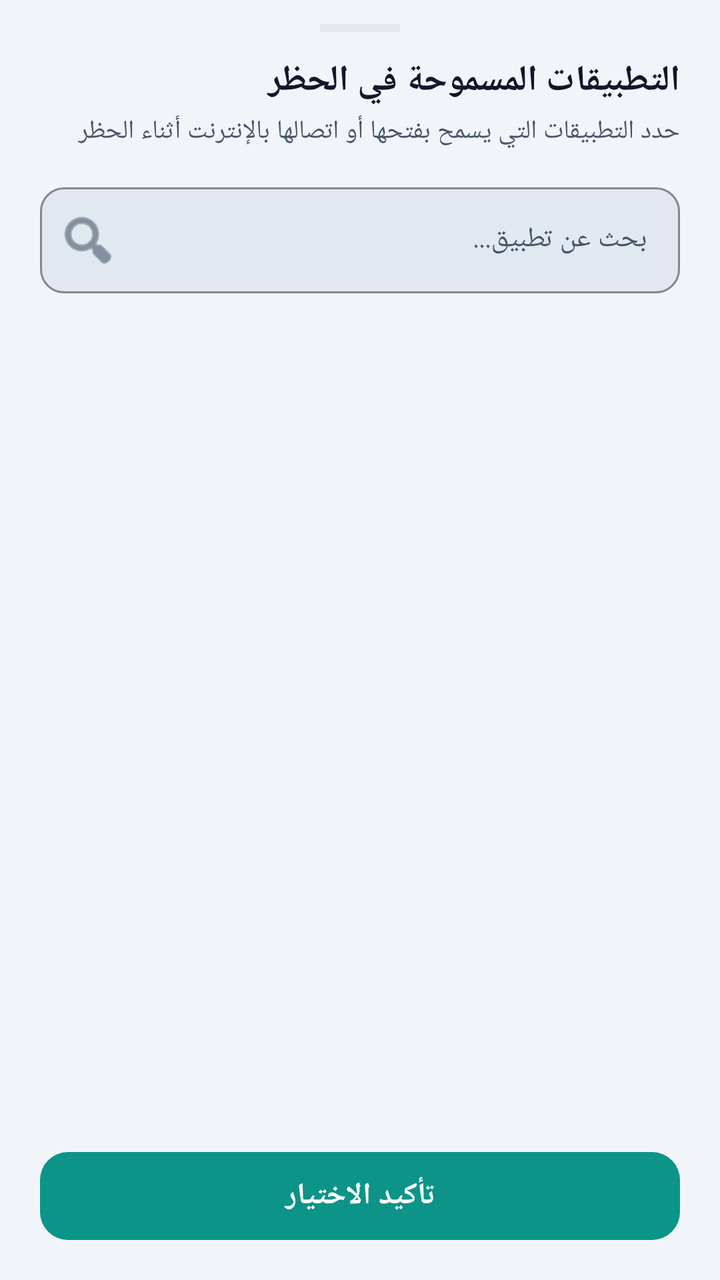
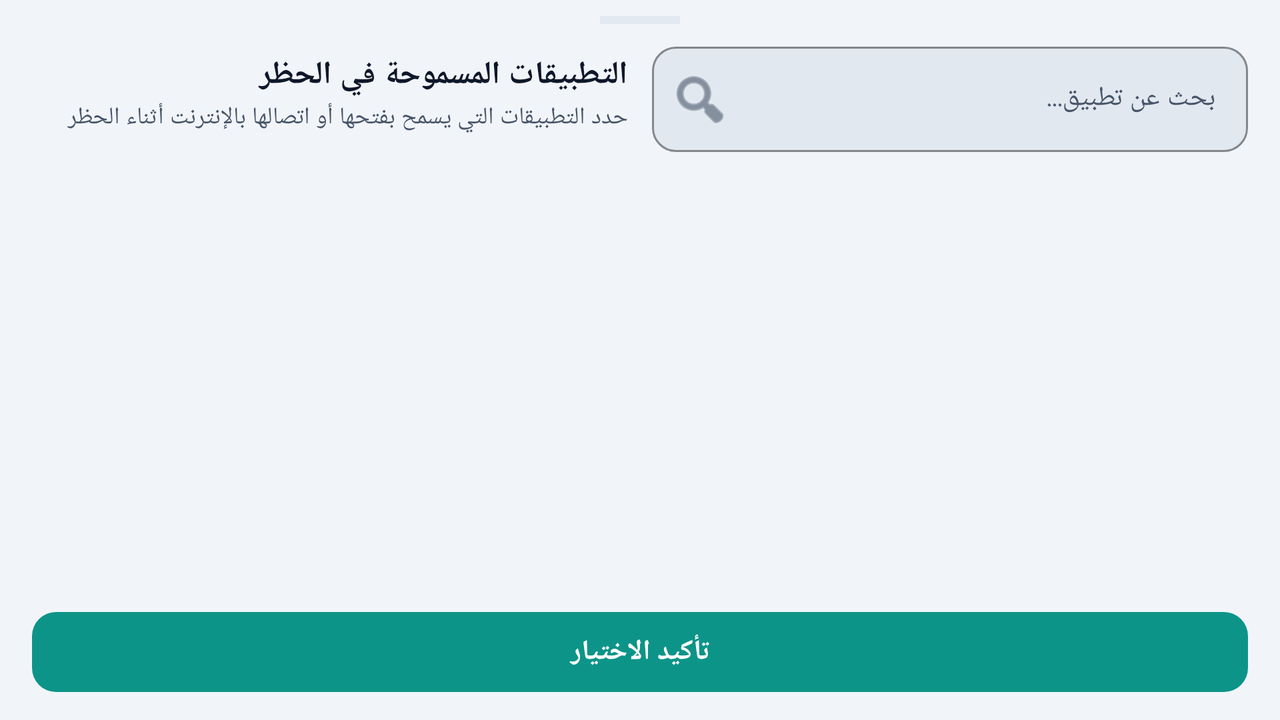

The same Android screen from two of the app's own layout files: first res/layout/ as a phone draws it, then the repository's variant for another configuration, drawn on a device whose configuration selects that folder. Both files follow.
<!-- AndroidManifest.xml: application theme Theme.Antiporn -->
<!-- res/layout/bottom_sheet_curfew_app_picker.xml -->
<?xml version="1.0" encoding="utf-8"?>
<LinearLayout
    xmlns:android="http://schemas.android.com/apk/res/android"
    xmlns:app="http://schemas.android.com/apk/res-auto"
    xmlns:tools="http://schemas.android.com/tools"
    android:layout_width="match_parent"
    android:layout_height="match_parent"
    android:background="?attr/colorSurfaceContainer"
    android:orientation="vertical"
    android:paddingBottom="16dp">

    
    <View
        android:layout_width="40dp"
        android:layout_height="4dp"
        android:layout_gravity="center_horizontal"
        android:layout_marginTop="12dp"
        android:layout_marginBottom="12dp"
        android:background="?attr/colorOutlineVariant" />

    
    <TextView
        android:layout_width="match_parent"
        android:layout_height="wrap_content"
        android:paddingHorizontal="20dp"
        android:text="@string/curfew_picker_title"
        android:textColor="?attr/colorOnSurface"
        android:textSize="18sp"
        android:textStyle="bold" />

    <TextView
        android:id="@+id/tvPickerDesc"
        android:layout_width="match_parent"
        android:layout_height="wrap_content"
        android:layout_marginTop="4dp"
        android:paddingHorizontal="20dp"
        android:text="@string/curfew_picker_desc"
        android:textColor="?attr/colorOnSurfaceVariant"
        android:textSize="13sp" />

    
    <com.google.android.material.textfield.TextInputLayout
        style="@style/Widget.Material3.TextInputLayout.OutlinedBox"
        android:layout_width="match_parent"
        android:layout_height="wrap_content"
        android:layout_marginHorizontal="20dp"
        android:layout_marginTop="14dp"
        app:boxBackgroundColor="?attr/colorSurfaceContainerHigh"
        app:boxCornerRadiusBottomEnd="12dp"
        app:boxCornerRadiusBottomStart="12dp"
        app:boxCornerRadiusTopEnd="12dp"
        app:boxCornerRadiusTopStart="12dp"
        app:boxStrokeColor="?attr/colorPrimary"
        app:hintTextColor="?attr/colorOnSurfaceVariant"
        app:startIconDrawable="@android:drawable/ic_menu_search"
        app:startIconTint="?attr/colorOnSurfaceVariant">

        <com.google.android.material.textfield.TextInputEditText
            android:id="@+id/etSearchApp"
            android:layout_width="match_parent"
            android:layout_height="wrap_content"
            android:hint="@string/curfew_picker_search_hint"
            android:imeOptions="actionDone"
            android:inputType="text"
            android:maxLines="1"
            android:textColor="?attr/colorOnSurface"
            android:textColorHint="?attr/colorOnSurfaceVariant"
            android:textSize="14sp" />
    </com.google.android.material.textfield.TextInputLayout>

    
    <androidx.recyclerview.widget.RecyclerView
        android:id="@+id/rvApps"
        android:layout_width="match_parent"
        android:layout_height="0dp"
        android:layout_marginTop="10dp"
        android:layout_weight="1"
        android:clipToPadding="false"
        android:paddingVertical="4dp"
        tools:listitem="@layout/item_curfew_app_picker" />

    
    <com.google.android.material.button.MaterialButton
        android:id="@+id/btnConfirmSelection"
        android:layout_width="match_parent"
        android:layout_height="52dp"
        android:layout_marginHorizontal="20dp"
        android:layout_marginTop="10dp"
        android:text="@string/curfew_picker_btn_confirm"
        android:textColor="?attr/colorOnPrimary"
        android:textSize="15sp"
        android:textStyle="bold"
        app:backgroundTint="?attr/colorPrimary"
        app:cornerRadius="14dp" />

</LinearLayout>
<!-- resources referenced by this layout -->
<resources>
  <string name="curfew_picker_btn_confirm">تأكيد الاختيار</string>
  <string name="curfew_picker_desc">حدد التطبيقات التي يسمح بفتحها أو اتصالها بالإنترنت أثناء الحظر</string>
  <string name="curfew_picker_search_hint">بحث عن تطبيق...</string>
  <string name="curfew_picker_title">التطبيقات المسموحة في الحظر</string>
  <style name="Theme.Antiporn" parent="Theme.Material3.DayNight.NoActionBar">
          
          <item name="colorPrimary">@color/md_theme_light_primary</item>
          <item name="colorOnPrimary">@color/md_theme_light_onPrimary</item>
          <item name="colorPrimaryContainer">@color/md_theme_light_primaryContainer</item>
          <item name="colorOnPrimaryContainer">@color/md_theme_light_onPrimaryContainer</item>
  
          
          <item name="colorSecondary">@color/md_theme_light_secondary</item>
          <item name="colorOnSecondary">@color/md_theme_light_onSecondary</item>
          <item name="colorSecondaryContainer">@color/md_theme_light_secondaryContainer</item>
          <item name="colorOnSecondaryContainer">@color/md_theme_light_onSecondaryContainer</item>
  
          
          <item name="colorTertiary">@color/md_theme_light_tertiary</item>
  
          
          <item name="colorSurface">@color/md_theme_light_surface</item>
          <item name="colorOnSurface">@color/md_theme_light_onSurface</item>
          <item name="colorSurfaceVariant">@color/md_theme_light_surfaceVariant</item>
          <item name="colorOnSurfaceVariant">@color/md_theme_light_onSurfaceVariant</item>
          <item name="colorSurfaceContainer">@color/md_theme_light_surfaceContainer</item>
          <item name="colorSurfaceContainerHigh">@color/md_theme_light_surfaceContainerHigh</item>
          <item name="colorOutline">@color/md_theme_light_outline</item>
          <item name="colorOutlineVariant">@color/md_theme_light_outlineVariant</item>
  
          <item name="android:windowBackground">@color/md_theme_light_surface</item>
  
          
          <item name="materialAlertDialogTheme">@style/ThemeOverlay.Material3.MaterialAlertDialog</item>
  
          
          <item name="android:statusBarColor">@android:color/transparent</item>
          <item name="android:navigationBarColor">@android:color/transparent</item>
          <item name="android:windowLightStatusBar">true</item>
          <item name="android:windowLightNavigationBar" tools:targetApi="o_mr1">true</item>
      </style>
  <color name="md_theme_light_primary">#FF0D9488</color>
  <color name="md_theme_light_onPrimary">#FFFFFFFF</color>
  <color name="md_theme_light_primaryContainer">#FFCCFBF1</color>
  <color name="md_theme_light_onPrimaryContainer">#FF115E59</color>
  <color name="md_theme_light_secondary">#FF0284C7</color>
  <color name="md_theme_light_onSecondary">#FFFFFFFF</color>
  <color name="md_theme_light_secondaryContainer">#FFE0F2FE</color>
  <color name="md_theme_light_onSecondaryContainer">#FF0369A1</color>
  <color name="md_theme_light_tertiary">#FFF59E0B</color>
  <color name="md_theme_light_surface">#FFF8FAFC</color>
  <color name="md_theme_light_onSurface">#FF0F172A</color>
  <color name="md_theme_light_surfaceVariant">#FFE2E8F0</color>
  <color name="md_theme_light_onSurfaceVariant">#FF475569</color>
  <color name="md_theme_light_surfaceContainer">#FFF1F5F9</color>
  <color name="md_theme_light_surfaceContainerHigh">#FFE2E8F0</color>
  <color name="md_theme_light_outline">#FF94A3B8</color>
  <color name="md_theme_light_outlineVariant">#FFE2E8F0</color>
</resources>
<!-- res/layout-land/bottom_sheet_curfew_app_picker.xml (the repository's variant of the layout above) -->
<!-- drawn on the phone turned sideways -->
<?xml version="1.0" encoding="utf-8"?>
<LinearLayout
    xmlns:android="http://schemas.android.com/apk/res/android"
    xmlns:app="http://schemas.android.com/apk/res-auto"
    xmlns:tools="http://schemas.android.com/tools"
    android:layout_width="match_parent"
    android:layout_height="match_parent"
    android:background="?attr/colorSurfaceContainer"
    android:orientation="vertical"
    android:paddingBottom="10dp">

    
    <View
        android:layout_width="40dp"
        android:layout_height="4dp"
        android:layout_gravity="center_horizontal"
        android:layout_marginTop="8dp"
        android:layout_marginBottom="6dp"
        android:background="?attr/colorOutlineVariant" />

    
    <LinearLayout
        android:layout_width="match_parent"
        android:layout_height="wrap_content"
        android:baselineAligned="false"
        android:gravity="center_vertical"
        android:orientation="horizontal"
        android:paddingHorizontal="16dp">

        <LinearLayout
            android:layout_width="0dp"
            android:layout_height="wrap_content"
            android:layout_marginEnd="12dp"
            android:layout_weight="1"
            android:orientation="vertical">

            <TextView
                android:layout_width="match_parent"
                android:layout_height="wrap_content"
                android:text="@string/curfew_picker_title"
                android:textColor="?attr/colorOnSurface"
                android:textSize="16sp"
                android:textStyle="bold" />

            <TextView
                android:layout_width="match_parent"
                android:layout_height="wrap_content"
                android:layout_marginTop="2dp"
                android:ellipsize="end"
                android:maxLines="1"
                android:text="@string/curfew_picker_desc"
                android:textColor="?attr/colorOnSurfaceVariant"
                android:textSize="12sp" />
        </LinearLayout>

        <com.google.android.material.textfield.TextInputLayout
            style="@style/Widget.Material3.TextInputLayout.OutlinedBox"
            android:layout_width="0dp"
            android:layout_height="wrap_content"
            android:layout_weight="1"
            app:boxBackgroundColor="?attr/colorSurfaceContainerHigh"
            app:boxCornerRadiusBottomEnd="12dp"
            app:boxCornerRadiusBottomStart="12dp"
            app:boxCornerRadiusTopEnd="12dp"
            app:boxCornerRadiusTopStart="12dp"
            app:boxStrokeColor="?attr/colorPrimary"
            app:hintTextColor="?attr/colorOnSurfaceVariant"
            app:startIconDrawable="@android:drawable/ic_menu_search"
            app:startIconTint="?attr/colorOnSurfaceVariant">

            <com.google.android.material.textfield.TextInputEditText
                android:id="@+id/etSearchApp"
                android:layout_width="match_parent"
                android:layout_height="wrap_content"
                android:hint="@string/curfew_picker_search_hint"
                android:imeOptions="actionDone"
                android:inputType="text"
                android:maxLines="1"
                android:textColor="?attr/colorOnSurface"
                android:textColorHint="?attr/colorOnSurfaceVariant"
                android:textSize="13.5sp" />
        </com.google.android.material.textfield.TextInputLayout>
    </LinearLayout>

    
    <androidx.recyclerview.widget.RecyclerView
        android:id="@+id/rvApps"
        android:layout_width="match_parent"
        android:layout_height="0dp"
        android:layout_marginTop="6dp"
        android:layout_weight="1"
        android:clipToPadding="false"
        android:paddingVertical="4dp"
        tools:listitem="@layout/item_curfew_app_picker" />

    
    <com.google.android.material.button.MaterialButton
        android:id="@+id/btnConfirmSelection"
        android:layout_width="match_parent"
        android:layout_height="48dp"
        android:layout_marginHorizontal="16dp"
        android:layout_marginTop="6dp"
        android:text="@string/curfew_picker_btn_confirm"
        android:textColor="?attr/colorOnPrimary"
        android:textSize="14sp"
        android:textStyle="bold"
        app:backgroundTint="?attr/colorPrimary"
        app:cornerRadius="12dp" />

</LinearLayout>
